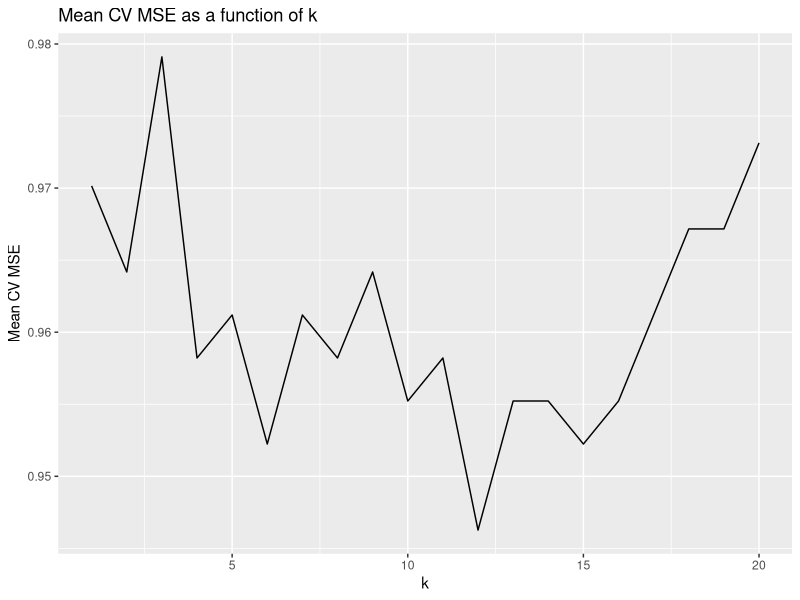

Write R code to recreate this figure.
## ---- chunk 1
knitr::opts_chunk$set(echo = TRUE)

library(AER)
library(fastDummies)
library(glmnet)
library(class)
library(tidyverse)

## ---- chunk 2

data("Fatalities")

nrow(Fatalities)

## ---- chunk 3

data <- Fatalities %>% 
  drop_na()


nrow(data)

## ---- chunk 4

str(data)

## ---- chunk 5

# making all factors binary, even year and state, which is kind of a new idea to me. 

# move column 19 (sfatal) to last column 

binary <- data %>% 
          dummy_cols(select_columns = c("state", "breath", "jail", "service", "year"),
                     remove_selected_columns = TRUE, remove_first_dummy = TRUE) %>%        
          select(-fatal, -nfatal, -fatal1517, -nfatal1517, -fatal1820, -nfatal1820, -fatal2124, -nfatal2124, -afatal) %>%
          select_(.dots = c(setdiff(names(.), 'sfatal'), 'sfatal'))
       

model_3 <- lm(sfatal ~ ., data = binary)

#This is where the R Squared is, but the print-out is huge, so I won't show it. 

find_r2 <- summary(model_3)

## ---- chunk 6

whereami <- colnames(binary)

# sfatal is now column 76

# will this get rid of a weird error msg? 

binary$breath <- as.numeric(binary$breath)
binary$jail <- as.numeric(binary$jail)
binary$service <- as.numeric(binary$service)



set.seed(222)


lasso <- cv.glmnet(x = as.matrix(binary[,1:75]),
                   y = as.numeric(binary[,76]), 
                   nfold = 5, 
                   standardize = TRUE)  

print(lasso$lambda)

# print(round(lasso$cvm,3))

## ---- chunk 7

# print(lasso$lambda.min) %>% round(digits = 3)

## ---- chunk 8

print(lasso$lambda.min) %>% round(digits = 3)

## ---- chunk 9

#?

## ---- chunk 10

#lambda.1se tells us thelambda w/in 1 SE of min lambda

print(lasso$lambda.1se) %>% round(digits = 3)

## ---- chunk 11

cross_validation_KNN  <- function(data_x, data_y, k_seq, kfolds) {
    
    
    fold_ids      <- rep(seq(kfolds), 
                         ceiling(nrow(data_x) / kfolds))
                         
    fold_ids      <- fold_ids[1:nrow(data_x)]
    
    fold_ids      <- sample(fold_ids, length(fold_ids))
    
    CV_error_mtx  <- matrix(0, 
                            nrow = length(k_seq), 
                            ncol = kfolds)
    
    for (k in k_seq) {
      for (fold in 1:kfolds) {

        knn_fold_model    <- knn(train = data_x[which(fold_ids != fold),],
                                 test = data_x[which(fold_ids == fold),],
                                 cl = data_y[which(fold_ids != fold)],
                                 k = k)
        
        CV_error_mtx[k,fold]  <- mean(knn_fold_model !=
                                        data_y[which(fold_ids == fold)])
      }
    }
    
    return(CV_error_mtx)
}

set.seed(222) 

 knn_cv_error  <- cross_validation_KNN(data_x = binary[,-76],
                                                data_y = binary[,76],
                                                k_seq = seq(20),
                                                kfolds = 5)
print(knn_cv_error)

mean_cv_error <- rowMeans(knn_cv_error)

x <- c(1:20)

df <- as.data.frame(mean_cv_error) 

df <- tibble::rowid_to_column(df, "k")

## ---- chunk 12

plot <- ggplot(df, 
               aes(x =k,
                   y = mean_cv_error)) +
        geom_line() +
        labs(title = "Mean CV MSE as a function of k", 
             x = "k",
             y = "Mean CV MSE") 
plot
